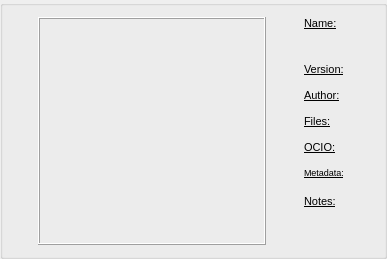
    <widget class="QGroupBox" name="groupBox_Top">
     <property name="sizePolicy">
      <sizepolicy hsizetype="Expanding" vsizetype="Preferred">
       <horstretch>0</horstretch>
       <verstretch>0</verstretch>
      </sizepolicy>
     </property>
     <property name="title">
      <string/>
     </property>
     <layout class="QGridLayout" name="gridLayout_3">
      <item row="2" column="5">
       <widget class="QLabel" name="label_sgPreviewInfo_author__">
        <property name="minimumSize">
         <size>
          <width>55</width>
          <height>0</height>
         </size>
        </property>
        <property name="maximumSize">
         <size>
          <width>55</width>
          <height>16777215</height>
         </size>
        </property>
        <property name="font">
         <font>
          <pointsize>8</pointsize>
          <underline>true</underline>
         </font>
        </property>
        <property name="frameShape">
         <enum>QFrame::NoFrame</enum>
        </property>
        <property name="text">
         <string>Author:</string>
        </property>
        <property name="alignment">
         <set>Qt::AlignLeading|Qt::AlignLeft|Qt::AlignTop</set>
        </property>
        <property name="wordWrap">
         <bool>false</bool>
        </property>
        <property name="textInteractionFlags">
         <set>Qt::NoTextInteraction</set>
        </property>
       </widget>
      </item>
      <item row="4" column="6">
       <widget class="QLabel" name="label_sgPreviewInfo_ocio">
        <property name="minimumSize">
         <size>
          <width>0</width>
          <height>20</height>
         </size>
        </property>
        <property name="maximumSize">
         <size>
          <width>16777215</width>
          <height>20</height>
         </size>
        </property>
        <property name="frameShape">
         <enum>QFrame::NoFrame</enum>
        </property>
        <property name="frameShadow">
         <enum>QFrame::Sunken</enum>
        </property>
        <property name="text">
         <string/>
        </property>
        <property name="alignment">
         <set>Qt::AlignLeading|Qt::AlignLeft|Qt::AlignTop</set>
        </property>
       </widget>
      </item>
      <item row="0" column="5">
       <widget class="QLabel" name="label_sgPreviewInfo_name__">
        <property name="minimumSize">
         <size>
          <width>55</width>
          <height>40</height>
         </size>
        </property>
        <property name="maximumSize">
         <size>
          <width>55</width>
          <height>40</height>
         </size>
        </property>
        <property name="font">
         <font>
          <pointsize>8</pointsize>
          <bold>false</bold>
          <underline>true</underline>
         </font>
        </property>
        <property name="frameShape">
         <enum>QFrame::NoFrame</enum>
        </property>
        <property name="text">
         <string>Name:</string>
        </property>
        <property name="alignment">
         <set>Qt::AlignLeading|Qt::AlignLeft|Qt::AlignTop</set>
        </property>
        <property name="wordWrap">
         <bool>false</bool>
        </property>
        <property name="textInteractionFlags">
         <set>Qt::NoTextInteraction</set>
        </property>
       </widget>
      </item>
      <item row="0" column="0" rowspan="7">
       <layout class="QVBoxLayout" name="verticalLayout_21">
        <property name="sizeConstraint">
         <enum>QLayout::SetFixedSize</enum>
        </property>
        <property name="leftMargin">
         <number>0</number>
        </property>
        <item>
         <widget class="QPushButton" name="pb_iconInfos01">
          <property name="enabled">
           <bool>false</bool>
          </property>
          <property name="sizePolicy">
           <sizepolicy hsizetype="Fixed" vsizetype="Fixed">
            <horstretch>0</horstretch>
            <verstretch>0</verstretch>
           </sizepolicy>
          </property>
          <property name="minimumSize">
           <size>
            <width>18</width>
            <height>18</height>
           </size>
          </property>
          <property name="maximumSize">
           <size>
            <width>18</width>
            <height>18</height>
           </size>
          </property>
          <property name="font">
           <font>
            <family>Segoe UI</family>
            <pointsize>9</pointsize>
            <bold>true</bold>
           </font>
          </property>
          <property name="text">
           <string/>
          </property>
          <property name="checkable">
           <bool>true</bool>
          </property>
          <property name="flat">
           <bool>true</bool>
          </property>
         </widget>
        </item>
        <item>
         <widget class="QPushButton" name="pb_iconInfos02">
          <property name="sizePolicy">
           <sizepolicy hsizetype="Fixed" vsizetype="Fixed">
            <horstretch>0</horstretch>
            <verstretch>0</verstretch>
           </sizepolicy>
          </property>
          <property name="minimumSize">
           <size>
            <width>18</width>
            <height>18</height>
           </size>
          </property>
          <property name="maximumSize">
           <size>
            <width>18</width>
            <height>18</height>
           </size>
          </property>
          <property name="text">
           <string/>
          </property>
          <property name="flat">
           <bool>true</bool>
          </property>
         </widget>
        </item>
        <item>
         <widget class="QPushButton" name="pb_iconInfos03">
          <property name="sizePolicy">
           <sizepolicy hsizetype="Fixed" vsizetype="Fixed">
            <horstretch>0</horstretch>
            <verstretch>0</verstretch>
           </sizepolicy>
          </property>
          <property name="minimumSize">
           <size>
            <width>18</width>
            <height>18</height>
           </size>
          </property>
          <property name="maximumSize">
           <size>
            <width>18</width>
            <height>18</height>
           </size>
          </property>
          <property name="text">
           <string/>
          </property>
          <property name="flat">
           <bool>true</bool>
          </property>
         </widget>
        </item>
        <item>
         <widget class="QPushButton" name="pb_iconInfos04">
          <property name="sizePolicy">
           <sizepolicy hsizetype="Fixed" vsizetype="Fixed">
            <horstretch>0</horstretch>
            <verstretch>0</verstretch>
           </sizepolicy>
          </property>
          <property name="minimumSize">
           <size>
            <width>18</width>
            <height>18</height>
           </size>
          </property>
          <property name="maximumSize">
           <size>
            <width>18</width>
            <height>18</height>
           </size>
          </property>
          <property name="text">
           <string/>
          </property>
          <property name="flat">
           <bool>true</bool>
          </property>
         </widget>
        </item>
        <item>
         <widget class="QPushButton" name="pb_iconInfos05">
          <property name="sizePolicy">
           <sizepolicy hsizetype="Fixed" vsizetype="Fixed">
            <horstretch>0</horstretch>
            <verstretch>0</verstretch>
           </sizepolicy>
          </property>
          <property name="minimumSize">
           <size>
            <width>18</width>
            <height>18</height>
           </size>
          </property>
          <property name="maximumSize">
           <size>
            <width>18</width>
            <height>18</height>
           </size>
          </property>
          <property name="text">
           <string/>
          </property>
          <property name="flat">
           <bool>true</bool>
          </property>
         </widget>
        </item>
        <item>
         <widget class="QPushButton" name="pb_iconInfos06">
          <property name="sizePolicy">
           <sizepolicy hsizetype="Fixed" vsizetype="Fixed">
            <horstretch>0</horstretch>
            <verstretch>0</verstretch>
           </sizepolicy>
          </property>
          <property name="minimumSize">
           <size>
            <width>18</width>
            <height>18</height>
           </size>
          </property>
          <property name="maximumSize">
           <size>
            <width>18</width>
            <height>18</height>
           </size>
          </property>
          <property name="text">
           <string/>
          </property>
          <property name="flat">
           <bool>true</bool>
          </property>
         </widget>
        </item>
        <item>
         <widget class="QPushButton" name="pb_iconInfos07">
          <property name="sizePolicy">
           <sizepolicy hsizetype="Fixed" vsizetype="Fixed">
            <horstretch>0</horstretch>
            <verstretch>0</verstretch>
           </sizepolicy>
          </property>
          <property name="minimumSize">
           <size>
            <width>18</width>
            <height>18</height>
           </size>
          </property>
          <property name="maximumSize">
           <size>
            <width>18</width>
            <height>18</height>
           </size>
          </property>
          <property name="text">
           <string/>
          </property>
          <property name="flat">
           <bool>true</bool>
          </property>
         </widget>
        </item>
        <item>
         <widget class="QPushButton" name="pb_iconInfos08">
          <property name="sizePolicy">
           <sizepolicy hsizetype="Fixed" vsizetype="Fixed">
            <horstretch>0</horstretch>
            <verstretch>0</verstretch>
           </sizepolicy>
          </property>
          <property name="minimumSize">
           <size>
            <width>18</width>
            <height>18</height>
           </size>
          </property>
          <property name="maximumSize">
           <size>
            <width>18</width>
            <height>18</height>
           </size>
          </property>
          <property name="baseSize">
           <size>
            <width>18</width>
            <height>18</height>
           </size>
          </property>
          <property name="font">
           <font>
            <family>MV Boli</family>
            <pointsize>8</pointsize>
            <bold>true</bold>
           </font>
          </property>
          <property name="cursor">
           <cursorShape>PointingHandCursor</cursorShape>
          </property>
          <property name="text">
           <string/>
          </property>
          <property name="flat">
           <bool>true</bool>
          </property>
         </widget>
        </item>
       </layout>
      </item>
      <item row="1" column="5">
       <widget class="QLabel" name="label_sgPreviewInfo_version__">
        <property name="minimumSize">
         <size>
          <width>55</width>
          <height>0</height>
         </size>
        </property>
        <property name="maximumSize">
         <size>
          <width>55</width>
          <height>16777215</height>
         </size>
        </property>
        <property name="font">
         <font>
          <pointsize>8</pointsize>
          <underline>true</underline>
         </font>
        </property>
        <property name="frameShape">
         <enum>QFrame::NoFrame</enum>
        </property>
        <property name="text">
         <string>Version:</string>
        </property>
        <property name="alignment">
         <set>Qt::AlignLeading|Qt::AlignLeft|Qt::AlignTop</set>
        </property>
        <property name="wordWrap">
         <bool>false</bool>
        </property>
        <property name="textInteractionFlags">
         <set>Qt::NoTextInteraction</set>
        </property>
       </widget>
      </item>
      <item row="2" column="6">
       <widget class="QLabel" name="label_sgPreviewInfo_author">
        <property name="minimumSize">
         <size>
          <width>0</width>
          <height>20</height>
         </size>
        </property>
        <property name="maximumSize">
         <size>
          <width>16777215</width>
          <height>20</height>
         </size>
        </property>
        <property name="frameShape">
         <enum>QFrame::NoFrame</enum>
        </property>
        <property name="frameShadow">
         <enum>QFrame::Sunken</enum>
        </property>
        <property name="text">
         <string/>
        </property>
        <property name="alignment">
         <set>Qt::AlignLeading|Qt::AlignLeft|Qt::AlignTop</set>
        </property>
       </widget>
      </item>
      <item row="4" column="5">
       <widget class="QLabel" name="label_sgPreviewInfo_ocio__">
        <property name="minimumSize">
         <size>
          <width>55</width>
          <height>0</height>
         </size>
        </property>
        <property name="maximumSize">
         <size>
          <width>55</width>
          <height>16777215</height>
         </size>
        </property>
        <property name="font">
         <font>
          <pointsize>8</pointsize>
          <underline>true</underline>
         </font>
        </property>
        <property name="text">
         <string>OCIO:</string>
        </property>
        <property name="alignment">
         <set>Qt::AlignLeading|Qt::AlignLeft|Qt::AlignTop</set>
        </property>
       </widget>
      </item>
      <item row="6" column="6">
       <widget class="QLabel" name="label_sgPreviewInfo_notes">
        <property name="minimumSize">
         <size>
          <width>0</width>
          <height>50</height>
         </size>
        </property>
        <property name="frameShape">
         <enum>QFrame::NoFrame</enum>
        </property>
        <property name="text">
         <string/>
        </property>
        <property name="alignment">
         <set>Qt::AlignLeading|Qt::AlignLeft|Qt::AlignTop</set>
        </property>
       </widget>
      </item>
      <item row="5" column="6">
       <widget class="QLabel" name="label_sgPreviewInfo_metadata">
        <property name="frameShape">
         <enum>QFrame::NoFrame</enum>
        </property>
        <property name="frameShadow">
         <enum>QFrame::Sunken</enum>
        </property>
        <property name="text">
         <string/>
        </property>
        <property name="scaledContents">
         <bool>false</bool>
        </property>
        <property name="alignment">
         <set>Qt::AlignLeading|Qt::AlignLeft|Qt::AlignTop</set>
        </property>
        <property name="wordWrap">
         <bool>false</bool>
        </property>
        <property name="textInteractionFlags">
         <set>Qt::LinksAccessibleByMouse|Qt::TextSelectableByMouse</set>
        </property>
       </widget>
      </item>
      <item row="0" column="1" rowspan="7">
       <widget class="QLabel" name="label_sgThumbnail">
        <property name="sizePolicy">
         <sizepolicy hsizetype="Expanding" vsizetype="Expanding">
          <horstretch>0</horstretch>
          <verstretch>0</verstretch>
         </sizepolicy>
        </property>
        <property name="minimumSize">
         <size>
          <width>228</width>
          <height>228</height>
         </size>
        </property>
        <property name="maximumSize">
         <size>
          <width>228</width>
          <height>228</height>
         </size>
        </property>
        <property name="mouseTracking">
         <bool>true</bool>
        </property>
        <property name="acceptDrops">
         <bool>true</bool>
        </property>
        <property name="toolTip">
         <string>&lt;html&gt;&lt;head/&gt;&lt;body&gt;&lt;p&gt;Click to view asset in file explorer&lt;/p&gt;&lt;/body&gt;&lt;/html&gt;</string>
        </property>
        <property name="frameShape">
         <enum>QFrame::Box</enum>
        </property>
        <property name="frameShadow">
         <enum>QFrame::Raised</enum>
        </property>
        <property name="text">
         <string/>
        </property>
        <property name="alignment">
         <set>Qt::AlignLeading|Qt::AlignLeft|Qt::AlignVCenter</set>
        </property>
        <property name="margin">
         <number>2</number>
        </property>
        <property name="indent">
         <number>1</number>
        </property>
       </widget>
      </item>
      <item row="0" column="2" rowspan="7">
       <widget class="QLabel" name="label_topSeparator">
        <property name="enabled">
         <bool>false</bool>
        </property>
        <property name="minimumSize">
         <size>
          <width>5</width>
          <height>0</height>
         </size>
        </property>
        <property name="maximumSize">
         <size>
          <width>5</width>
          <height>16777215</height>
         </size>
        </property>
        <property name="text">
         <string/>
        </property>
       </widget>
      </item>
      <item row="3" column="6">
       <widget class="QLabel" name="label_sgPreviewInfo_available">
        <property name="minimumSize">
         <size>
          <width>0</width>
          <height>20</height>
         </size>
        </property>
        <property name="maximumSize">
         <size>
          <width>16777215</width>
          <height>20</height>
         </size>
        </property>
        <property name="frameShape">
         <enum>QFrame::NoFrame</enum>
        </property>
        <property name="frameShadow">
         <enum>QFrame::Sunken</enum>
        </property>
        <property name="text">
         <string/>
        </property>
        <property name="alignment">
         <set>Qt::AlignLeading|Qt::AlignLeft|Qt::AlignTop</set>
        </property>
       </widget>
      </item>
      <item row="5" column="5">
       <widget class="QLabel" name="label_sgPreviewInfo_metadata__">
        <property name="minimumSize">
         <size>
          <width>55</width>
          <height>0</height>
         </size>
        </property>
        <property name="maximumSize">
         <size>
          <width>55</width>
          <height>16777215</height>
         </size>
        </property>
        <property name="font">
         <font>
          <pointsize>7</pointsize>
          <underline>true</underline>
         </font>
        </property>
        <property name="frameShape">
         <enum>QFrame::NoFrame</enum>
        </property>
        <property name="text">
         <string>Metadata:</string>
        </property>
        <property name="alignment">
         <set>Qt::AlignLeading|Qt::AlignLeft|Qt::AlignTop</set>
        </property>
        <property name="wordWrap">
         <bool>false</bool>
        </property>
        <property name="textInteractionFlags">
         <set>Qt::NoTextInteraction</set>
        </property>
       </widget>
      </item>
      <item row="0" column="6">
       <widget class="QLabel" name="label_sgPreviewInfo_name">
        <property name="minimumSize">
         <size>
          <width>0</width>
          <height>40</height>
         </size>
        </property>
        <property name="maximumSize">
         <size>
          <width>16777215</width>
          <height>40</height>
         </size>
        </property>
        <property name="font">
         <font>
          <pointsize>10</pointsize>
          <bold>true</bold>
          <underline>true</underline>
         </font>
        </property>
        <property name="frameShape">
         <enum>QFrame::NoFrame</enum>
        </property>
        <property name="text">
         <string/>
        </property>
        <property name="alignment">
         <set>Qt::AlignLeading|Qt::AlignLeft|Qt::AlignTop</set>
        </property>
        <property name="textInteractionFlags">
         <set>Qt::LinksAccessibleByMouse|Qt::TextSelectableByMouse</set>
        </property>
       </widget>
      </item>
      <item row="1" column="6">
       <widget class="QLabel" name="label_sgPreviewInfo_version">
        <property name="minimumSize">
         <size>
          <width>0</width>
          <height>20</height>
         </size>
        </property>
        <property name="maximumSize">
         <size>
          <width>16777215</width>
          <height>20</height>
         </size>
        </property>
        <property name="frameShape">
         <enum>QFrame::NoFrame</enum>
        </property>
        <property name="frameShadow">
         <enum>QFrame::Plain</enum>
        </property>
        <property name="text">
         <string/>
        </property>
        <property name="alignment">
         <set>Qt::AlignLeading|Qt::AlignLeft|Qt::AlignTop</set>
        </property>
       </widget>
      </item>
      <item row="6" column="5">
       <widget class="QLabel" name="label_sgPreviewInfo_notes__">
        <property name="sizePolicy">
         <sizepolicy hsizetype="Preferred" vsizetype="Maximum">
          <horstretch>0</horstretch>
          <verstretch>0</verstretch>
         </sizepolicy>
        </property>
        <property name="minimumSize">
         <size>
          <width>55</width>
          <height>0</height>
         </size>
        </property>
        <property name="maximumSize">
         <size>
          <width>55</width>
          <height>75</height>
         </size>
        </property>
        <property name="font">
         <font>
          <pointsize>8</pointsize>
          <underline>true</underline>
         </font>
        </property>
        <property name="frameShape">
         <enum>QFrame::NoFrame</enum>
        </property>
        <property name="text">
         <string>Notes:</string>
        </property>
        <property name="scaledContents">
         <bool>false</bool>
        </property>
        <property name="alignment">
         <set>Qt::AlignLeading|Qt::AlignLeft|Qt::AlignTop</set>
        </property>
        <property name="wordWrap">
         <bool>false</bool>
        </property>
        <property name="margin">
         <number>0</number>
        </property>
        <property name="textInteractionFlags">
         <set>Qt::NoTextInteraction</set>
        </property>
       </widget>
      </item>
      <item row="3" column="5">
       <widget class="QLabel" name="label_sgPreviewInfo_available__">
        <property name="minimumSize">
         <size>
          <width>55</width>
          <height>20</height>
         </size>
        </property>
        <property name="maximumSize">
         <size>
          <width>55</width>
          <height>20</height>
         </size>
        </property>
        <property name="font">
         <font>
          <pointsize>8</pointsize>
          <underline>true</underline>
         </font>
        </property>
        <property name="frameShape">
         <enum>QFrame::NoFrame</enum>
        </property>
        <property name="text">
         <string>Files:</string>
        </property>
        <property name="alignment">
         <set>Qt::AlignLeading|Qt::AlignLeft|Qt::AlignTop</set>
        </property>
        <property name="wordWrap">
         <bool>false</bool>
        </property>
        <property name="textInteractionFlags">
         <set>Qt::NoTextInteraction</set>
        </property>
       </widget>
      </item>
      <item row="1" column="3">
       <widget class="QPushButton" name="pushButton_sg_viewLog">
        <property name="minimumSize">
         <size>
          <width>10</width>
          <height>10</height>
         </size>
        </property>
        <property name="maximumSize">
         <size>
          <width>15</width>
          <height>15</height>
         </size>
        </property>
        <property name="text">
         <string/>
        </property>
        <property name="flat">
         <bool>true</bool>
        </property>
       </widget>
      </item>
     </layout>
    </widget>
